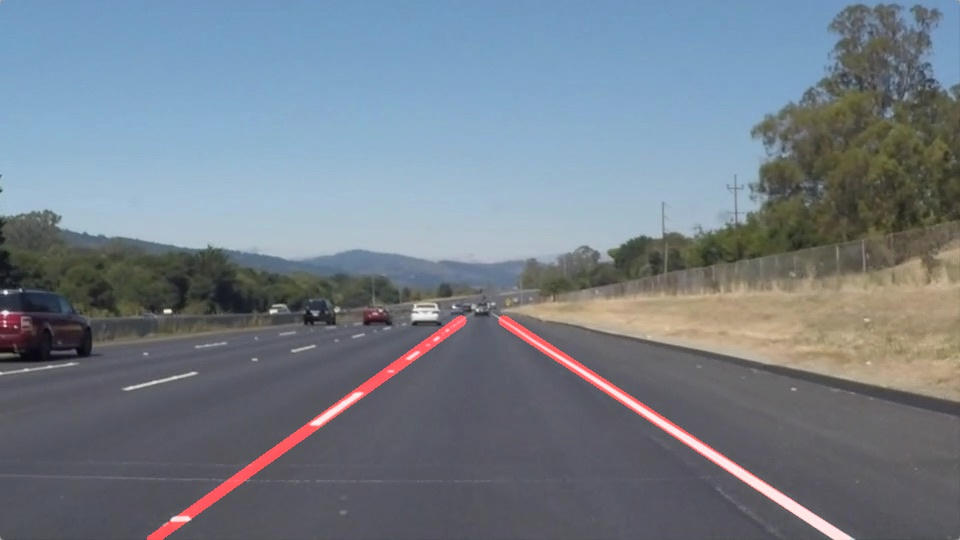
#> input picture examples/laneLines_thirdPass.jpg, 960 x 540 px
$ python -i pipeline.py   (imports and definitions only)
#> lines starting #> are read from the running program, lines starting #| are printed output that depends on the picture; after the words box and inside, x2 and y2 are one past the last pixel; in counts of white or black regions, pixels touching at a corner belong together
### helper.py
import cv2
import math
import matplotlib.pyplot as plt
import matplotlib.image as mpimg
import numpy as np
from PIL import Image
import os

def grayscale(img):
    """Applies the Grayscale transform
    This will return an image with only one color channel
    but NOTE: to see the returned image as grayscale
    (assuming your grayscaled image is called 'gray')
    you should call plt.imshow(gray, cmap='gray')"""
    return cv2.cvtColor(img, cv2.COLOR_RGB2GRAY)

def canny(img, low_threshold, high_threshold):
    """Applies the Canny transform"""
    return cv2.Canny(img, low_threshold, high_threshold)

def gaussian_blur(img, kernel_size):
    """Applies a Gaussian Noise kernel"""
    return cv2.GaussianBlur(img, (kernel_size, kernel_size), 0)

# [24 lines left out: function region_of_interest, not called in this run]


def draw_lines(img, lines, color=[255, 0, 0], thickness=2):
    """
    NOTE: this is the function you might want to use as a starting point once you want to
    average/extrapolate the line segments you detect to map out the full
    extent of the lane (going from the result shown in raw-lines-example.mp4
    to that shown in P1_example.mp4).

    Think about things like separating line segments by their
    slope ((y2-y1)/(x2-x1)) to decide which segments are part of the left
    line vs. the right line.  Then, you can average the position of each of
    the lines and extrapolate to the top and bottom of the lane.

    This function draws `lines` with `color` and `thickness`.
    Lines are drawn on the image inplace (mutates the image).
    If you want to make the lines semi-transparent, think about combining
    this function with the weighted_img() function below
    """
    for line in lines:
        for x1,y1,x2,y2 in line:
            cv2.line(img, (x1, y1), (x2, y2), color, thickness)

    return img

# [10 lines left out: function hough_lines, not called in this run]

def weighted_img(img, initial_img, α=0.8, β=1., γ=0.):
    """
    `img` is the output of the hough_lines(), An image with lines drawn on it.
    Should be a blank image (all black) with lines drawn on it.

    `initial_img` should be the image before any processing.

    The result image is computed as follows:

    initial_img * α + img * β + γ
    NOTE: initial_img and img must be the same shape!
    """
    return cv2.addWeighted(initial_img, α, img, β, γ)

def to_hls(img):
    """
        Converting to HLS Color Space
    """
    return cv2.cvtColor(img, cv2.COLOR_RGB2HLS)

# [5 lines left out: function to_hsv, not called in this run]

def isolate_color_mask(img, low_threshold, high_threshold):
    """
        Selecting pixels that lies in the given threshold
    """
    return cv2.inRange(img, low_threshold, high_threshold)

def adjust_gamma(image, gamma=1.0):
    """
        Darkening the image to better highlight the White and Yellow strips
        For reference please visit "https://www.pyimagesearch.com/2015/10/05/opencv-gamma-correction/"
    """
    invGamma = 1.0 / gamma
    table = np.array([((i / 255.0) ** invGamma) * 255
        for i in np.arange(0, 256)]).astype("uint8")

    # apply gamma correction using the lookup table
    return cv2.LUT(image, table)

# [30 lines left out: functions save_imgs, display_imgs, not called in this run]

def get_aoi(img):
    """
        Selecting area of interest to be looked upon
    """
    mask = np.zeros_like(img)
    top_left = [img.shape[1] * 0.4, img.shape[0] * 0.6]
    top_right = [img.shape[1] * 0.6, img.shape[0] * 0.6]
    bottom_left = [img.shape[1] * 0.1, img.shape[0]]
    bottom_right = [img.shape[1] * 0.95, img.shape[0]]

    vertices = np.array([[bottom_left, top_left, top_right, bottom_right]], dtype=np.int32)

    #defining a 3 channel or 1 channel color to fill the mask with depending on the input image
    if len(mask.shape) == 2:
        cv2.fillPoly(mask, vertices, 255)
    else:
        cv2.fillPoly(mask, vertices, (255, ) * mask.shape[2])  # i.e. 3 or 4 depending on your image
    return cv2.bitwise_and(img, mask)

# [9 lines left out: function get_hough_lines, not called in this run]

def calculate_slope_intercept(line):
    """
        Calculating slope nd intercept for a line
    """
    for x1, y1, x2, y2 in line:
        if x2-x1 == 0:
            return math.inf, 0
    slope = (y2-y1)/(x2-x1)
    intercept = y1 - slope * x1
    return slope, intercept

def get_lines_slope_intecept(lines):
    """
        Calculating slope and intercept for all lines and then taking average of left side lines and right side lines
        If slope is negativce that means it is left lane and vice versa
    """
    left_lines = []
    right_lines = []
    for line in lines:
        slope, intercept = calculate_slope_intercept(line)
        if slope == math.inf:
            continue
        if slope < 0:
            left_lines.append((slope, intercept))
        else :
            right_lines.append((slope, intercept))

    # Calculating average slope and avg intercept for left lane
    slope = intercept = 0
    for line in left_lines:
        slope += line[0]
        intercept += line[1]
    left_avg = [slope/len(left_lines), intercept/len(left_lines)]

    # Calculating average slope and avg intercept for right lane
    slope = intercept = 0
    for line in right_lines:
        slope += line[0]
        intercept += line[1]
    right_avg = [slope/len(right_lines), intercept/len(right_lines)]

    return left_avg, right_avg

def convert_slope_intercept_to_line(y1, y2 , line):
    """
        Fetching end coordinates from line from equation :  y = mx + c
    """
    if line is None:
        return None

    slope, intercept = line
    x1 = int((y1- intercept)/slope)
    y1 = int(y1)
    x2 = int((y2- intercept)/slope)
    y2 = int(y2)
    return((x1, y1),(x2, y2))

def get_lane_lines(img, lines):
    """
        This function will generate the left and right lanes
    """
    left_avg, right_avg = get_lines_slope_intecept(lines)

    y1 = img.shape[0]
    y2 = img.shape[0] * 0.6

    left_lane = convert_slope_intercept_to_line(y1, y2, left_avg)
    right_lane = convert_slope_intercept_to_line(y1, y2, right_avg)
    return left_lane, right_lane

def draw_weighted_lines(img, lines, color=[255, 0, 0], thickness=2, alpha = 1.0, beta = 0.95, gamma= 0):
    mask_img = np.zeros_like(img)
    for line in lines:
        if line is not None:
            cv2.line(mask_img, *line, color, thickness)
    return weighted_img(mask_img, img, alpha, beta, gamma)

### pipeline.py
from collections import deque
from helper import *
import cv2
import numpy as np

def process_image(image):
    # NOTE: The output you return should be a color image (3 channel) for processing video below
    # TODO: put your pipeline here,
    # you should return the final output (image where lines are drawn on lanes)
    """
    if calc_mean:
        assert('left_mem' in kwargs.keys())
        assert('right_mem' in kwargs.keys())
    """
    original_img = np.copy(image)

    # convert to grayscale
    gray_img = grayscale(image)

    # darken the grayscale
    darkened_img = adjust_gamma(gray_img, 0.5)

    # Color Selection Selected hls space because was getting error with HSV while parsing videos. Bcz for some frames it was not detecting anything
    white_mask = isolate_color_mask(to_hls(image), np.array([0, 200, 0], dtype=np.uint8), np.array([200, 255, 255], dtype=np.uint8))
    yellow_mask = isolate_color_mask(to_hls(image), np.array([10, 0, 100], dtype=np.uint8), np.array([40, 255, 255], dtype=np.uint8))
    mask = cv2.bitwise_or(white_mask, yellow_mask)
    colored_img = cv2.bitwise_and(darkened_img, darkened_img, mask=mask)

    # Apply Gaussian Blur
    blurred_img = gaussian_blur(colored_img, kernel_size=7)

    # Apply Canny edge filter
    canny_img = canny(blurred_img, low_threshold=70, high_threshold=140)

    # Get Area of Interest
    aoi_img = get_aoi(canny_img)

    # Apply Hough lines
    rho=1
    theta=np.pi/180
    threshold=20
    min_line_len=20
    max_line_gap=300
    hough_lines = cv2.HoughLinesP(aoi_img, rho, theta, threshold, np.array([]), minLineLength=min_line_len, maxLineGap=max_line_gap)
    hough_img = draw_lines(original_img, hough_lines)

    # Extrapolation and averaging
    left_lane, right_lane = get_lane_lines(original_img, hough_lines)

    result = draw_weighted_lines(original_img, [left_lane, right_lane], thickness= 10)

    return result

>>> import cv2
>>> picture = cv2.imread('examples/laneLines_thirdPass.jpg')
#> picture is the input picture: shape (540, 960, 3); mean B, G, R 136.5, 126, 116.1
>>> result = process_image(picture)
#> in adjust_gamma, `return cv2.LUT(image, table)`:
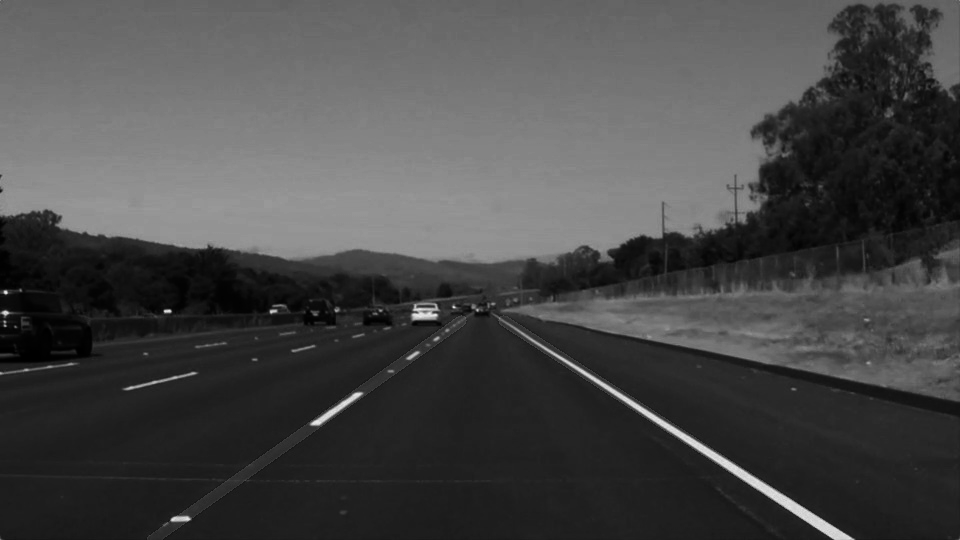
#> returned value: shape (540, 960); min 0, max 233, mean 71.8
#> in to_hls, `return cv2.cvtColor(img, cv2.COLOR_RGB2HLS)`: returned value: shape (540, 960, 3); mean of channels 0, 1, 2 47.3, 126.4, 52.3
#> in isolate_color_mask, `return cv2.inRange(img, low_threshold, high_threshold)`:
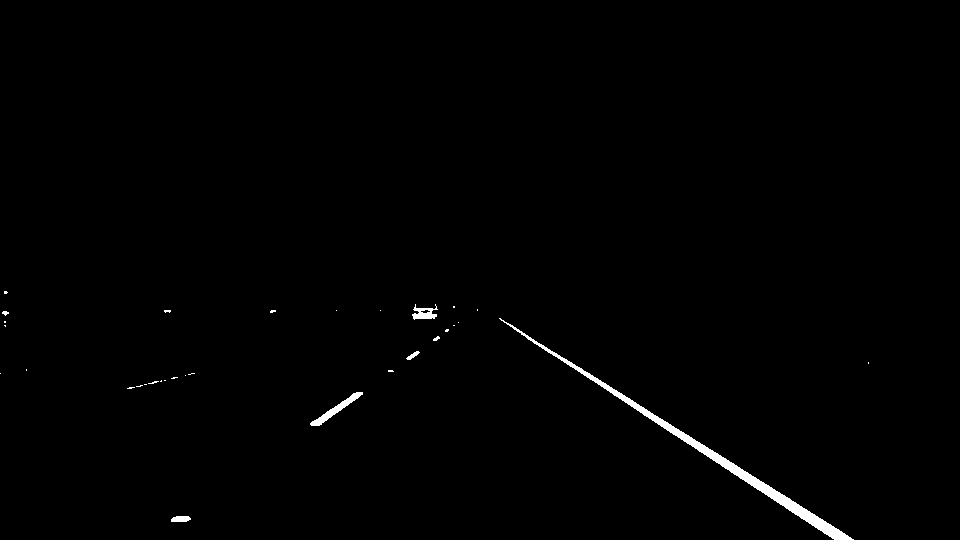
#> returned value: shape (540, 960); 0.72% white; 32 white regions (25 under 20 px), largest, box (x1, y1, x2, y2) and area: (499, 318, 854, 540) 2779, (310, 392, 363, 426) 377, (412, 304, 438, 320) 219
#> in isolate_color_mask (call 2), `return cv2.inRange(img, low_threshold, high_threshold)`: returned value: shape (540, 960); 16.4% white; 110 white regions (85 under 20 px), largest, box (x1, y1, x2, y2) and area: (0, 0, 815, 176) 82409, (508, 134, 560, 146) 400, (696, 44, 752, 55) 315
#> in process_image, `mask = cv2.bitwise_or(white_mask, yellow_mask)`: mask: shape (540, 960); 17.1% white; 141 white regions (109 under 20 px), largest, box (x1, y1, x2, y2) and area: (0, 0, 815, 176) 82409, (499, 318, 854, 540) 2779, (508, 134, 560, 146) 400
#> in process_image, `colored_img = cv2.bitwise_and(darkened_img, darkened_img, mask=mask)`:
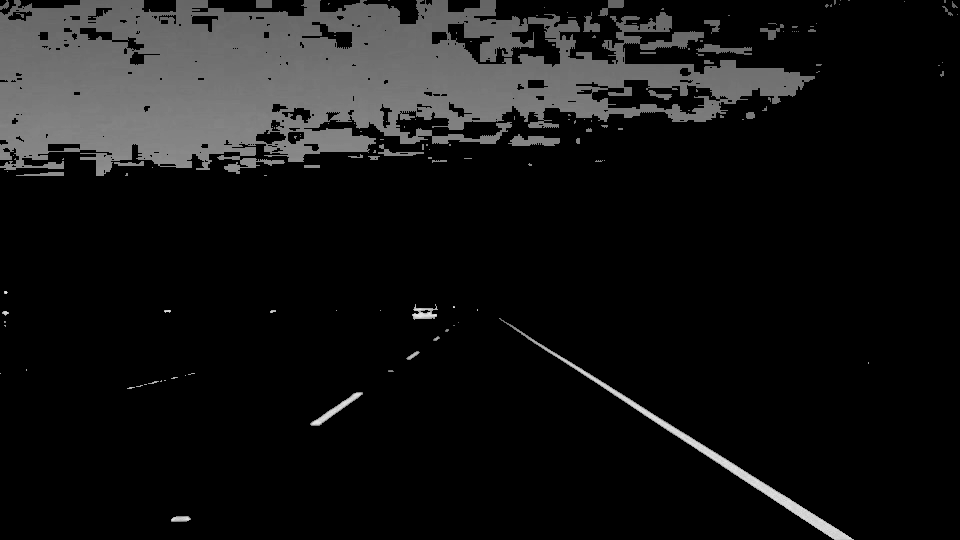
#> colored_img: shape (540, 960); min 0, max 233, mean 20.6
#> in canny, `return cv2.Canny(img, low_threshold, high_threshold)`: returned value: shape (540, 960); 2.1% white in thin lines or dots
#> in get_aoi, `cv2.fillPoly(mask, vertices, 255)`:
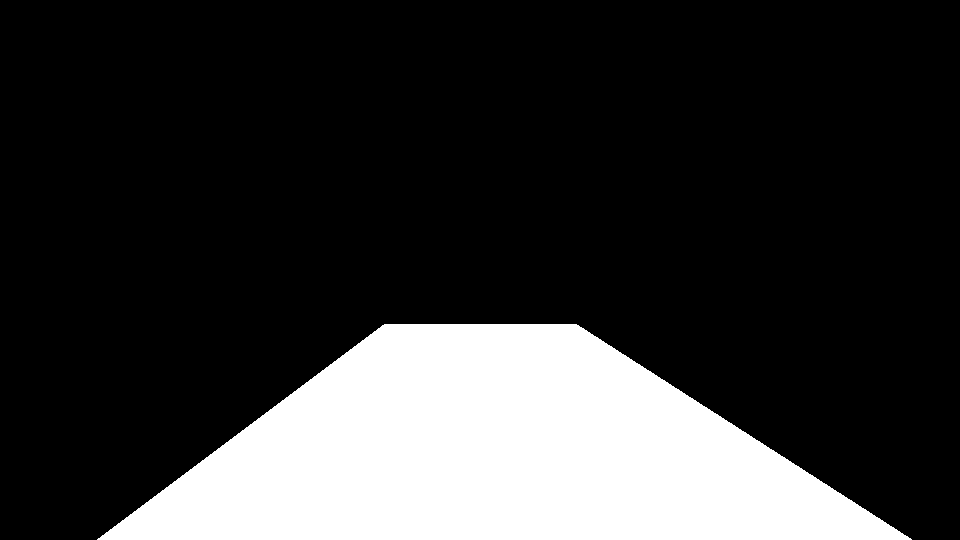
#> mask: shape (540, 960); 21% white; 1 white region, box (x1, y1, x2, y2) and area: (97, 324, 912, 540) 108960
#> in get_aoi, `return cv2.bitwise_and(img, mask)`:
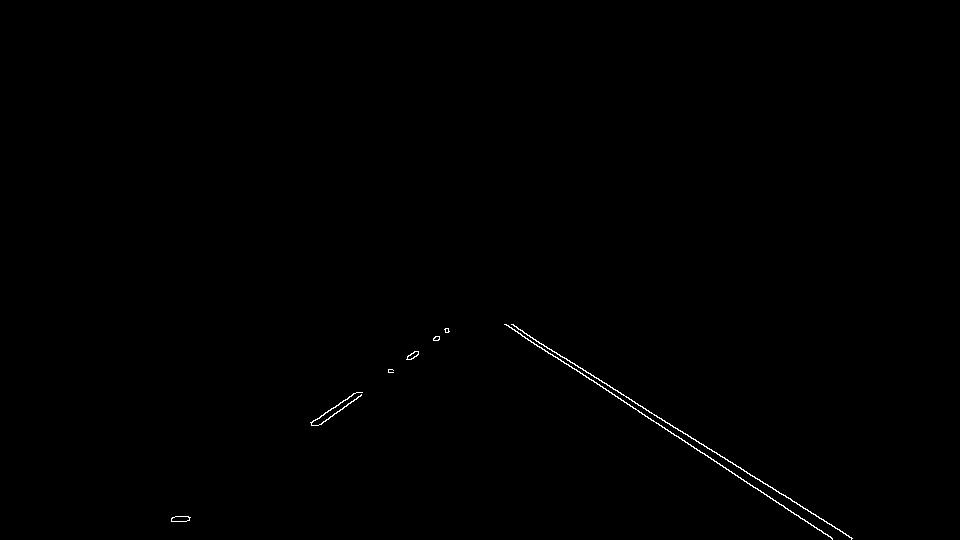
#> returned value: shape (540, 960); 0.27% white in thin lines or dots, all inside (x1, y1, x2, y2) = (171, 324, 853, 540)
#> in process_image, `hough_lines = cv2.HoughLinesP(aoi_img, rho, theta, threshold, np.array..`: hough_lines = [[517, 328, 852, 538], [504, 324, 821, 530], [522, 336, 831, 537], [506, 324, 632, 406], [186, 521, 448, 331], [311, 422, 448, 330], [171, 518, 446, 332], [189, 520, 449, 331], [791, 512, 832, 538], [318, 425, 447, 328]]
#> the loop in draw_lines, `for line in lines:` made 10 passes
#> the loop in get_lines_slope_intecept, `for line in lines:` made 10 passes
#> (line, slope, intercept) on passes 1 to 10: ([[517, 328, 852, 538]], 0.627, 3.91), ([[504, 324, 821, 530]], 0.65, -3.52), ([[522, 336, 831, 537]], 0.65, -3.55), ([[506, 324, 632, 406]], 0.651, -5.3), ([[186, 521, 448, 331]], -0.725, 655.9), ([[311, 422, 448, 330]], -0.672, 630.8), ([[171, 518, 446, 332]], -0.676, 633.7), ([[189, 520, 449, 331]], -0.727, 657.4), ([[791, 512, 832, 538]], 0.634, 10.39), ([[318, 425, 447, 328]], -0.752, 664.1)
#> after the loop in get_lines_slope_intecept, `for line in lines:`: left_lines = [(-0.725, 655.9), (-0.672, 630.8), (-0.676, 633.7), (-0.727, 657.4), (-0.752, 664.1)]; right_lines = [(0.627, 3.91), (0.65, -3.52), (0.65, -3.55), (0.651, -5.3), (0.634, 10.39)]
#> the loop in get_lines_slope_intecept, `for line in left_lines:` made 5 passes
#> (line, slope, intercept) on passes 2 to 5: ((-0.672, 630.8), -1.4, 1286.7), ((-0.676, 633.7), -2.07, 1920.4), ((-0.727, 657.4), -2.8, 2577.8), ((-0.752, 664.1), -3.55, 3241.9)
#> after the loop in get_lines_slope_intecept, `for line in left_lines:`: intercept = 3241.9; slope = -3.55
#> in get_lines_slope_intecept, `left_avg = [slope/len(left_lines), intercept/len(left_lines)]`: left_avg = [-0.71, 648.4]
#> the loop in get_lines_slope_intecept, `for line in right_lines:` made 5 passes
#> (line, slope, intercept) on passes 2 to 5: ((0.65, -3.52), 1.28, 0.39), ((0.65, -3.55), 1.93, -3.16), ((0.651, -5.3), 2.58, -8.47), ((0.634, 10.39), 3.21, 1.93)
#> after the loop in get_lines_slope_intecept, `for line in right_lines:`: intercept = 1.93; slope = 3.21
#> in get_lines_slope_intecept, `right_avg = [slope/len(right_lines), intercept/len(right_lines)]`: right_avg = [0.642, 0.385]
#> in get_lane_lines, `left_avg, right_avg = get_lines_slope_intecept(lines)`: left_avg = [-0.71, 648.4]; right_avg = [0.642, 0.385]
#> in convert_slope_intercept_to_line, `slope, intercept = line`: slope = -0.71; intercept = 648.4
#> in convert_slope_intercept_to_line, `x1 = int((y1- intercept)/slope)`: x1 = 152
#> in convert_slope_intercept_to_line, `x2 = int((y2- intercept)/slope)`: x2 = 456
#> in get_lane_lines, `left_lane = convert_slope_intercept_to_line(y1, y2, left_avg)`: left_lane = ((152, 540), (456, 324))
#> in get_lane_lines, `right_lane = convert_slope_intercept_to_line(y1, y2, right_avg)`: right_lane = ((839, 540), (503, 324))
#> in process_image, `left_lane, right_lane = get_lane_lines(original_img, hough_lines)`: left_lane = ((152, 540), (456, 324)); right_lane = ((839, 540), (503, 324))
#> after the loop in draw_weighted_lines, `for line in lines:`:
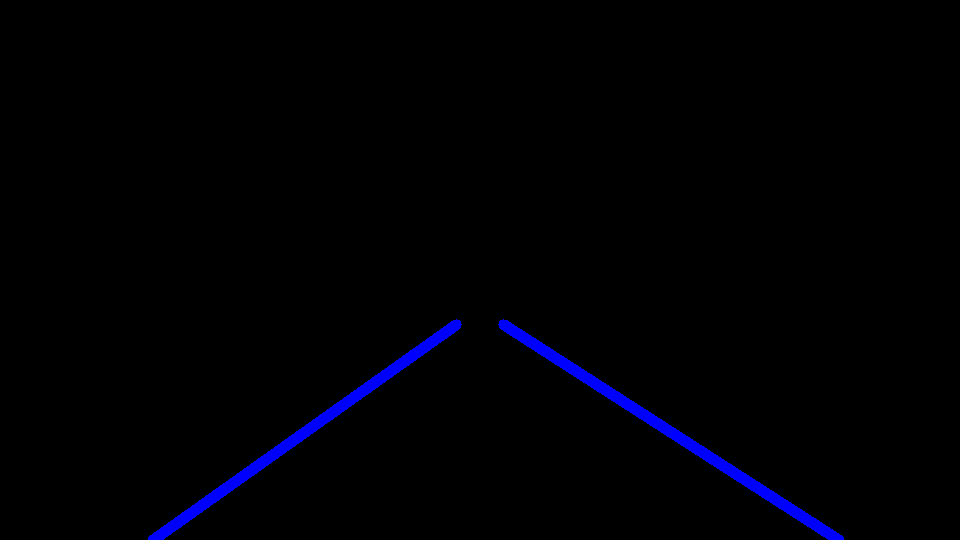
#> mask_img: shape (540, 960, 3); mean of channels 0, 1, 2 4.2, 0, 0; drawn as B, G, R
#> in weighted_img, `return cv2.addWeighted(initial_img, α, img, β, γ)`:
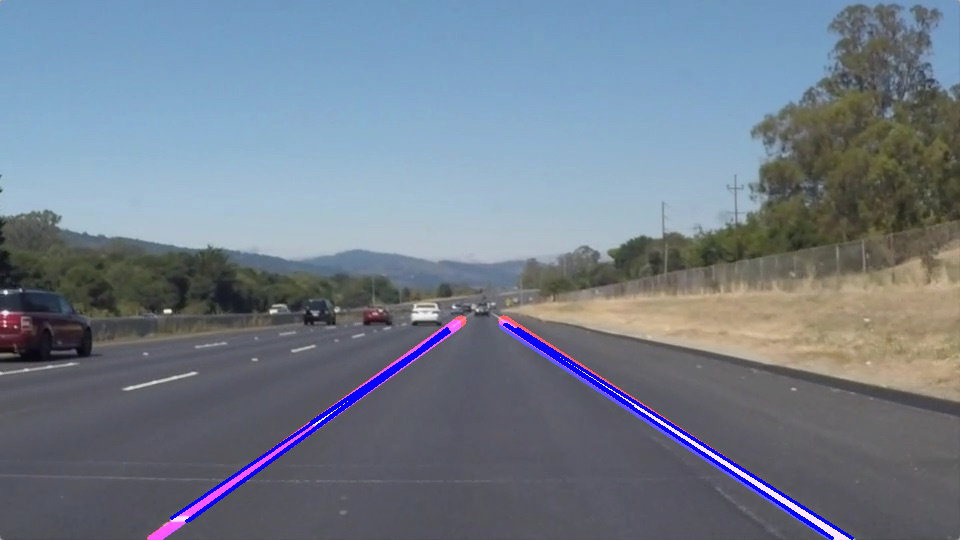
#> returned value: shape (540, 960, 3); mean of channels 0, 1, 2 138.7, 124.5, 113.6; drawn as B, G, R
